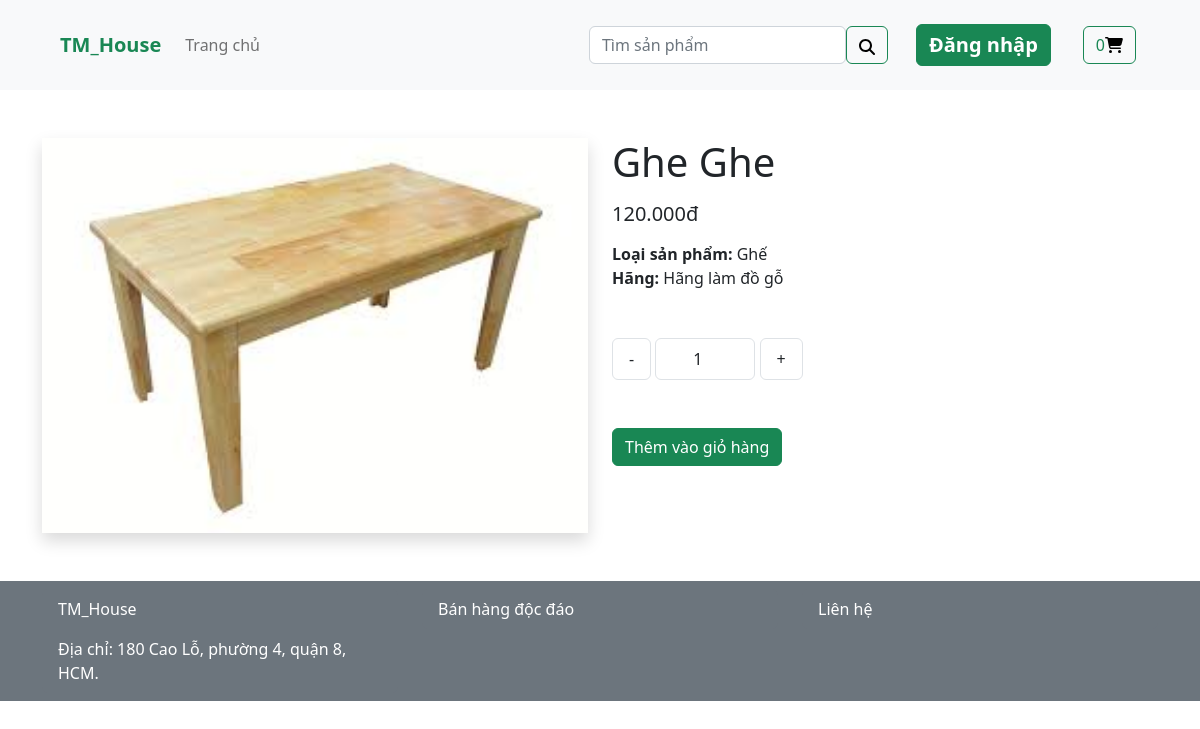
/?action=product_detail&id=14, run on the app's committed database.
### tables this page shows
CREATE TABLE `sanpham` (
  `maSanPham` int(11) NOT NULL,
  `tenSanPham` varchar(100) NOT NULL,
  `gia` int(11) NOT NULL,
  `giaMoi` int(11) NOT NULL DEFAULT 0,
  `moTa` text NOT NULL,
  `maLoai` int(11) NOT NULL,
  `maHang` int(11) NOT NULL,
  `hinh` varchar(50) NOT NULL,
  `ngayTao` timestamp NOT NULL DEFAULT current_timestamp()
);

CREATE TABLE `loaisanpham` (
  `maLoai` int(11) NOT NULL,
  `tenLoai` varchar(100) NOT NULL,
  `moTa` int(150) NOT NULL
);

CREATE TABLE `hang` (
  `maHang` int(11) NOT NULL,
  `tenHang` varchar(100) NOT NULL,
  `moTa` text NOT NULL
);

### include/function.php (called while the page is built, shortened)
<?php
function getIndex($index, $value = '')
{
	$data = isset($_GET[$index]) ? $_GET[$index] : $value;
	return $data;
}
?>

### classes/Db.class.php (called while the page is built, shortened)
<?php
class Db{
		private $dbh= null;
		public function __construct()
		{
			$driver="mysql:host=". HOST."; dbname=". DB_NAME;
			try
			{
				$this->dbh = new PDO($driver, DB_USER, DB_PASS);
				$this->dbh->query("set names 'utf8' ");
			}
			catch(PDOException $e)
			{
				echo "Err:". $e->getMessage();	exit();
			}
		}
		private function query($sql, $arr = array(), $mode = PDO::FETCH_ASSOC)
		{
			$stm = $this->dbh->prepare($sql);
			if (!$stm->execute( $arr))
				{
				return null;
				}
			return $stm->fetchAll($mode);
		}
		public function select($sql,  $arr = array(), $mode = PDO::FETCH_ASSOC)
		{
			return $this->query($sql, $arr, $mode);
		}
	}
?>

### classes/SanPham.class.php (called while the page is built, shortened)
<?php
class SanPham extends Db
{
    public function formatPrice($price)
    {
        $length = strlen($price);
        $resuft = substr($price, 0, $length % 3);
        for ($i = strlen($resuft); $i < $length; $i += 3) {
            if ($i > 0)
                $resuft .= "." . substr($price, $i, 3);
            else
                $resuft .= substr($price, $i, 3);
        }
        return $resuft;
    }
    public function getSanPhamByID($id)
    {
        $data = $this->select("select `maSanPham`, `tenSanPham`, `gia`, `giaMoi`, sanpham.`moTa`, sanpham.`maLoai`, sanpham.`maHang`, `hinh`, `ngayTao`, loaisanpham.`tenLoai`, hang.`tenHang` from sanpham left join loaisanpham on sanpham.maLoai = loaisanpham.maLoai left join hang on hang.maHang = sanpham.maHang where maSanPham = ?", array($id));
        if ($data != null) {
            return $data[0];
        }
        return $data;
    }
}
?>

### module/ProductDetail/index.php (the view, shortened to what this page needs)
<?php
$id = getIndex("id");
if ($id != '') {
    $chiTietSP = $sanPham->getSanPhamByID($id);
    $hinh = isset($chiTietSP["hinh"]) ? $chiTietSP["hinh"] : "";
    $path = 'media/image/product/' . $hinh;
    ?>
    <div class="container my-5">
        <div class="row">
            <div class="col-12 col-lg-6 pdm-No mb-5 mb-lg-0">
                <img style="width: 100%;" src="<?php echo $path; ?>" class="shadow object-fit-contain" alt="">
            </div>
            <div class="col-12 col-lg-6 pdm-No">
                <h1 class="text-capitalize">
                    <?php echo $chiTietSP["tenSanPham"]; ?>
                </h1>
                <h5 class="d-flex flex-wrap my-3">
                    <span class="me-5">
                        <?php echo $chiTietSP["giaMoi"] > 0 ? $sanPham->formatPrice($chiTietSP["giaMoi"]) . 'đ' : $sanPham->formatPrice($chiTietSP["gia"]) . 'đ'; ?>
                    </span>
                </h5>
                <div>
                    <b>Loại sản phẩm:</b>
                    <?php echo $chiTietSP['tenLoai'] ?>
                </div>
                <div>
                    <b>Hãng:</b>
                    <?php echo $chiTietSP['tenHang'] ?>
                </div>
                <form action="?action=product_detail&id=<?php echo $chiTietSP["maSanPham"]; ?>" method="post"
                    class="mt-5 pdm-No">
                    <span id="btnDecreateQuantity" class="btn py-2 px-3 m-0 border cursor-pointer">-</span>
                    <input type="number" value="1" readonly id="quantityField" name="quantityField"
                        class="btn py-2 px-4 m-0 border number-text">
                    <span id="btnIncreateQuantity" class="btn py-2 px-3 m-0 border cursor-pointer">+</span><br />
                    <input class="btn btn-success mt-5" type="submit" name="btnAddToCart" value="Thêm vào giỏ hàng">
                </form>
            </div>
        </div>
    </div>
<?php } ?>

### css/style.css (style rules this page uses)
.cursor-pointer { cursor: pointer; }
.number-text { width: 100px; text-align: center; }

### data on the page
sanpham: hinh (picture), tenSanPham "Ghe Ghe", gia "120.000", loaisanpham.tenLoai "Ghế", hang.tenHang "Hãng làm đồ gỗ"

### other printed values
$totalQuantityCart "0"
